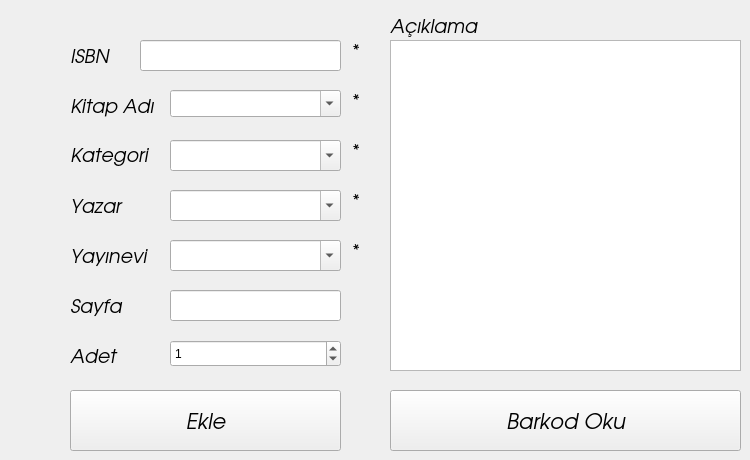
      <widget class="QWidget" name="tab_5">
       <attribute name="title">
        <string>Yeni Kitap Ekle</string>
       </attribute>
       <widget class="QComboBox" name="comboBox_6">
        <property name="geometry">
         <rect>
          <x>170</x>
          <y>140</y>
          <width>171</width>
          <height>31</height>
         </rect>
        </property>
        <property name="editable">
         <bool>true</bool>
        </property>
       </widget>
       <widget class="QLabel" name="label_11">
        <property name="geometry">
         <rect>
          <x>70</x>
          <y>190</y>
          <width>71</width>
          <height>31</height>
         </rect>
        </property>
        <property name="font">
         <font>
          <family>URW Gothic L</family>
          <pointsize>14</pointsize>
          <italic>true</italic>
         </font>
        </property>
        <property name="text">
         <string>Yazar</string>
        </property>
       </widget>
       <widget class="QComboBox" name="comboBox_7">
        <property name="geometry">
         <rect>
          <x>170</x>
          <y>190</y>
          <width>171</width>
          <height>31</height>
         </rect>
        </property>
        <property name="editable">
         <bool>true</bool>
        </property>
       </widget>
       <widget class="QPushButton" name="pushButton_8">
        <property name="geometry">
         <rect>
          <x>70</x>
          <y>390</y>
          <width>271</width>
          <height>61</height>
         </rect>
        </property>
        <property name="font">
         <font>
          <family>URW Gothic L</family>
          <pointsize>16</pointsize>
          <italic>true</italic>
         </font>
        </property>
        <property name="text">
         <string>Ekle</string>
        </property>
       </widget>
       <widget class="QLabel" name="label_8">
        <property name="geometry">
         <rect>
          <x>70</x>
          <y>40</y>
          <width>61</width>
          <height>31</height>
         </rect>
        </property>
        <property name="font">
         <font>
          <family>URW Gothic L</family>
          <pointsize>14</pointsize>
          <italic>true</italic>
         </font>
        </property>
        <property name="text">
         <string>ISBN</string>
        </property>
       </widget>
       <widget class="QLabel" name="label_10">
        <property name="geometry">
         <rect>
          <x>70</x>
          <y>134</y>
          <width>91</width>
          <height>41</height>
         </rect>
        </property>
        <property name="font">
         <font>
          <family>URW Gothic L</family>
          <pointsize>14</pointsize>
          <italic>true</italic>
         </font>
        </property>
        <property name="text">
         <string>Kategori</string>
        </property>
       </widget>
       <widget class="QLabel" name="label_12">
        <property name="geometry">
         <rect>
          <x>70</x>
          <y>230</y>
          <width>81</width>
          <height>51</height>
         </rect>
        </property>
        <property name="font">
         <font>
          <family>URW Gothic L</family>
          <pointsize>14</pointsize>
          <italic>true</italic>
         </font>
        </property>
        <property name="text">
         <string>Yayınevi</string>
        </property>
       </widget>
       <widget class="QLabel" name="label_13">
        <property name="geometry">
         <rect>
          <x>390</x>
          <y>10</y>
          <width>101</width>
          <height>31</height>
         </rect>
        </property>
        <property name="font">
         <font>
          <family>URW Gothic L</family>
          <pointsize>14</pointsize>
          <italic>true</italic>
         </font>
        </property>
        <property name="text">
         <string>Açıklama</string>
        </property>
       </widget>
       <widget class="QLabel" name="label_9">
        <property name="geometry">
         <rect>
          <x>70</x>
          <y>90</y>
          <width>91</width>
          <height>31</height>
         </rect>
        </property>
        <property name="font">
         <font>
          <family>URW Gothic L</family>
          <pointsize>14</pointsize>
          <italic>true</italic>
         </font>
        </property>
        <property name="text">
         <string>Kitap Adı</string>
        </property>
       </widget>
       <widget class="QLineEdit" name="lineEdit_4">
        <property name="geometry">
         <rect>
          <x>140</x>
          <y>40</y>
          <width>201</width>
          <height>31</height>
         </rect>
        </property>
       </widget>
       <widget class="QTextEdit" name="textEdit_2">
        <property name="geometry">
         <rect>
          <x>390</x>
          <y>40</y>
          <width>351</width>
          <height>331</height>
         </rect>
        </property>
       </widget>
       <widget class="QComboBox" name="comboBox_8">
        <property name="geometry">
         <rect>
          <x>170</x>
          <y>240</y>
          <width>171</width>
          <height>31</height>
         </rect>
        </property>
        <property name="editable">
         <bool>true</bool>
        </property>
       </widget>
       <widget class="QLineEdit" name="lineEdit_6">
        <property name="geometry">
         <rect>
          <x>170</x>
          <y>290</y>
          <width>171</width>
          <height>31</height>
         </rect>
        </property>
       </widget>
       <widget class="QLabel" name="label_14">
        <property name="geometry">
         <rect>
          <x>70</x>
          <y>290</y>
          <width>71</width>
          <height>31</height>
         </rect>
        </property>
        <property name="font">
         <font>
          <family>URW Gothic L</family>
          <pointsize>14</pointsize>
          <italic>true</italic>
         </font>
        </property>
        <property name="text">
         <string>Sayfa </string>
        </property>
       </widget>
       <widget class="QLabel" name="label_25">
        <property name="geometry">
         <rect>
          <x>70</x>
          <y>340</y>
          <width>71</width>
          <height>31</height>
         </rect>
        </property>
        <property name="font">
         <font>
          <family>URW Gothic L</family>
          <pointsize>14</pointsize>
          <italic>true</italic>
         </font>
        </property>
        <property name="text">
         <string>Adet</string>
        </property>
       </widget>
       <widget class="QSpinBox" name="spinBox">
        <property name="geometry">
         <rect>
          <x>170</x>
          <y>340</y>
          <width>171</width>
          <height>27</height>
         </rect>
        </property>
        <property name="specialValueText">
         <string>1</string>
        </property>
        <property name="value">
         <number>1</number>
        </property>
       </widget>
       <widget class="QComboBox" name="comboBox">
        <property name="geometry">
         <rect>
          <x>170</x>
          <y>90</y>
          <width>171</width>
          <height>27</height>
         </rect>
        </property>
        <property name="editable">
         <bool>true</bool>
        </property>
       </widget>
       <widget class="QLabel" name="label_30">
        <property name="geometry">
         <rect>
          <x>350</x>
          <y>90</y>
          <width>21</width>
          <height>21</height>
         </rect>
        </property>
        <property name="font">
         <font>
          <family>URW Gothic L</family>
          <pointsize>14</pointsize>
          <italic>true</italic>
         </font>
        </property>
        <property name="text">
         <string>*</string>
        </property>
       </widget>
       <widget class="QLabel" name="label_31">
        <property name="geometry">
         <rect>
          <x>350</x>
          <y>140</y>
          <width>21</width>
          <height>21</height>
         </rect>
        </property>
        <property name="font">
         <font>
          <family>URW Gothic L</family>
          <pointsize>14</pointsize>
          <italic>true</italic>
         </font>
        </property>
        <property name="text">
         <string>*</string>
        </property>
       </widget>
       <widget class="QLabel" name="label_32">
        <property name="geometry">
         <rect>
          <x>350</x>
          <y>190</y>
          <width>21</width>
          <height>21</height>
         </rect>
        </property>
        <property name="font">
         <font>
          <family>URW Gothic L</family>
          <pointsize>14</pointsize>
          <italic>true</italic>
         </font>
        </property>
        <property name="text">
         <string>*</string>
        </property>
       </widget>
       <widget class="QLabel" name="label_33">
        <property name="geometry">
         <rect>
          <x>350</x>
          <y>240</y>
          <width>21</width>
          <height>21</height>
         </rect>
        </property>
        <property name="font">
         <font>
          <family>URW Gothic L</family>
          <pointsize>14</pointsize>
          <italic>true</italic>
         </font>
        </property>
        <property name="text">
         <string>*</string>
        </property>
       </widget>
       <widget class="QLabel" name="label_34">
        <property name="geometry">
         <rect>
          <x>350</x>
          <y>40</y>
          <width>21</width>
          <height>21</height>
         </rect>
        </property>
        <property name="font">
         <font>
          <family>URW Gothic L</family>
          <pointsize>14</pointsize>
          <italic>true</italic>
         </font>
        </property>
        <property name="text">
         <string>*</string>
        </property>
       </widget>
       <widget class="QPushButton" name="pushButton_31">
        <property name="geometry">
         <rect>
          <x>390</x>
          <y>390</y>
          <width>351</width>
          <height>61</height>
         </rect>
        </property>
        <property name="font">
         <font>
          <family>URW Gothic L</family>
          <pointsize>16</pointsize>
          <italic>true</italic>
         </font>
        </property>
        <property name="text">
         <string>Barkod Oku</string>
        </property>
       </widget>
      </widget>
